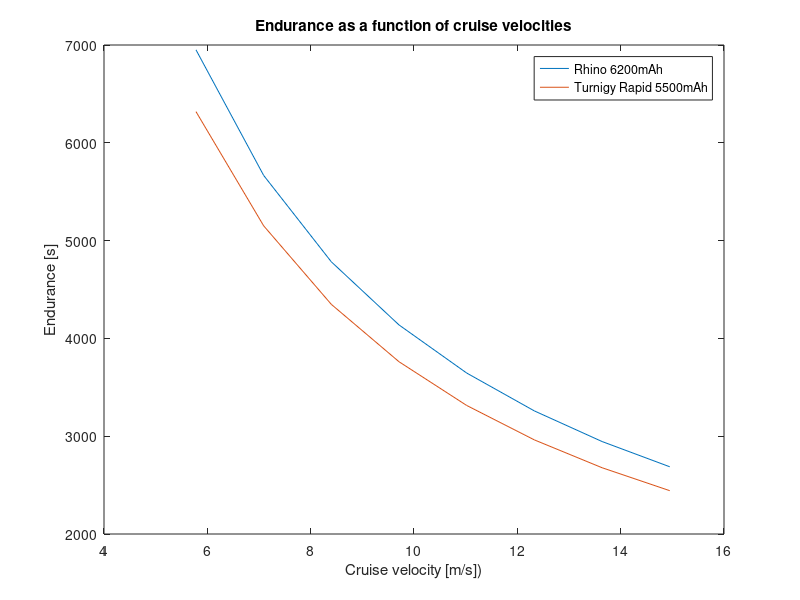

Here is the MATLAB script that generated this plot:
close all
clear all
clc

%% Part 2
% Battery specifications
% Rhino 6200mAh 4S 50C Lipo Battery Pack w/XT90
% Turnigy Rapid 5500mAh 4S2P 140C Hardcase Lipo Battery Pack w/XT90 Connector

% V = 20.8/3.6; %Required speed
V = [5.78:1.31:15]; %Ranges of velocities from minimum required to maximum allowed
voltage = [14.8 14.8 11.1 14.8]; 
ah = [6200 5500 5000 5000]*10^(-3); 
mass = [705 543 360 586]*10^(-3); %kg
totalweight = 6 + mass; %Total weight of UAV
ae = 10; %Aerodynamic efficiency
pe = 0.8; %Propulsion efficiency
g = 9.81;

  for j = 1:length(V) 

    for i = 1:length(ah)
        Espec(i,j) = voltage(i)*ah(i)/mass(i); 
        MFbatt(i,j) = mass(i)/totalweight(i);
        E(i,j) = Espec(i,j)*MFbatt(i,j)*pe*ae/(g*V(j))*60^2; %Endurance 
        R(i,j) = V(j)*E(i,j); %Range
    end

  end

plot(V,E(1,:),V,E(2,:))
title('Endurance as a function of cruise velocities');
xlabel('Cruise velocity [m/s])');
ylabel('Endurance [s]');
legend('Rhino 6200mAh', 'Turnigy Rapid 5500mAh')

%%Part 3


